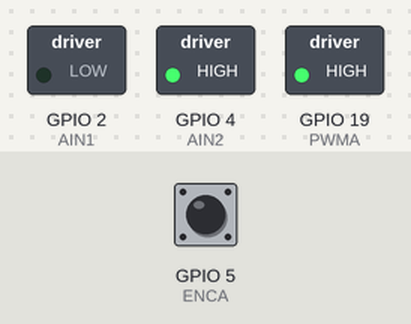
Recording of a sketch running on a simulated ESP32. Parts: switched loads named in the sketch (green lamp = pin HIGH). The inputs (shaded band) are chosen by the test bench; at power-on: GPIO 5 (ENCA) HIGH. What the sketch prints to the serial monitor is not drawn.

Above: at 0.1 s.
Timing chart, 0 to 1.6 s (numbered marks = the images above):
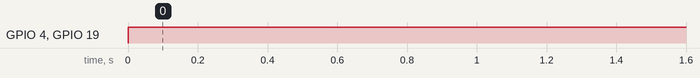

Measured:
- by itself, GPIO 4 (AIN2), GPIO 19 (PWMA): LOW → HIGH at 0.00 s

The sketch:

scavenger_bot_pid.ino
```cpp
#include <PID_v1.h>

const uint16_t PWMA = 19;
const uint16_t AIN2 = 4;
const uint16_t AIN1 = 2;


const uint16_t ENCA = 5;
const uint16_t ANALOG_WRITE_BITS = 10;
const uint16_t MAX_PWM = pow(2, ANALOG_WRITE_BITS)-1;
const uint16_t MIN_PWM = 118;

unsigned long nowTime = 0;       // updated on every loop
unsigned long startTimeA = 0;    // start timing A interrupts
String spulses;

unsigned long countIntA = 0;     // count the A interrupts

double periodA = 0;              // motor A period
       // motor B period
// PID
const unsigned long SAMPLE_TIME = 1;  // time between PID updates
//const unsigned long INT_COUNT = 20;     // sufficient interrupts for accurate timing
double setpointA =8344;      // setpoint is rotational speed in Hz
double inputA = 0;              // input is PWM to motors
double outputA = 0;             // output is rotational speed in Hz
      // output is rotational speed in Hz
double KpA = 0.201, KiA = 0.00, KdA = 0.2;

PID motorA(&inputA, &outputA, &setpointA, KpA, KiA, KdA, DIRECT);

void setup(){
 initMotors();
 initEncoders();
 initPWM();
 Serial.begin(115200);
   ledcSetup(0, 5000, 10);
  ledcAttachPin(PWMA, 0);
// while(Serial.available()==0)
//  {
//
//}
//  spulses=Serial.readStringUntil('\n');
//  setpointA=spulses.toInt();
}
void loop(){
  motorA.Compute();
  //motorB.Compute();
  forwardA((int)outputA);
  Serial.println(outputA);
 // forwardB((int)outputB);


}
void forwardA(uint16_t pwm){
  digitalWrite(AIN1, LOW);
  digitalWrite(AIN2, HIGH);
  ledcWrite(0,pwm);
}
//void forwardB(uint16_t pwm){
//  digitalWrite(BIN1, LOW);
//  digitalWrite(BIN2, HIGH);
//  analogWrite(PWMB, pwm);
//}
void reverseA(uint16_t pwm){
  digitalWrite(AIN1, HIGH);
  digitalWrite(AIN2, LOW);
  ledcWrite(0,pwm);
}
//void reverseB(uint16_t pwm){
//  digitalWrite(BIN1, HIGH);
//  digitalWrite(BIN2, LOW);
//  analogWrite(PWMB, pwm);
//}
void brakeA(){
  digitalWrite(AIN1, LOW);
  digitalWrite(AIN2, LOW);
}
//void brakeB(){
//  digitalWrite(BIN1, LOW);
//  digitalWrite(BIN2, LOW);
//}

void initMotors(){
  pinMode(AIN1, OUTPUT);
  pinMode(AIN2, OUTPUT);
  pinMode(PWMA, OUTPUT);
//  pinMode(BIN1, OUTPUT);
//  pinMode(BIN2, OUTPUT);
//  pinMode(PWMB, OUTPUT);


}
void IRAM_ATTR  isr_A(){

  countIntA++;
inputA=countIntA;
//if (countIntA==setpointA)
//countIntA=0;
}
void initEncoders(){
  pinMode(ENCA,INPUT);
  attachInterrupt(digitalPinToInterrupt(ENCA),isr_A, RISING);
  //attachInterrupt(digitalPinToInterrupt(ENCB),isr_B, RISING);
}
void initPWM(){
  motorA.SetOutputLimits(MIN_PWM, MAX_PWM);
  //motorB.SetOutputLimits(MIN_PWM, MAX_PWM);
  motorA.SetSampleTime(SAMPLE_TIME);
  //motorB.SetSampleTime(SAMPLE_TIME);
  motorA.SetMode(AUTOMATIC);
  //motorB.SetMode(AUTOMATIC);
}

//void isr_B(){
//  // count sufficient interrupts to get accurate timing
//  // inputX is the encoder frequency in Hz
//  countIntB++;
//  if (countIntB == INT_COUNT){
//    inputB = (float) INT_COUNT * 1000 / (float)(nowTime - startTimeB);
//    startTimeB = nowTime;
//    countIntB = 0;
//  }
//}
```
